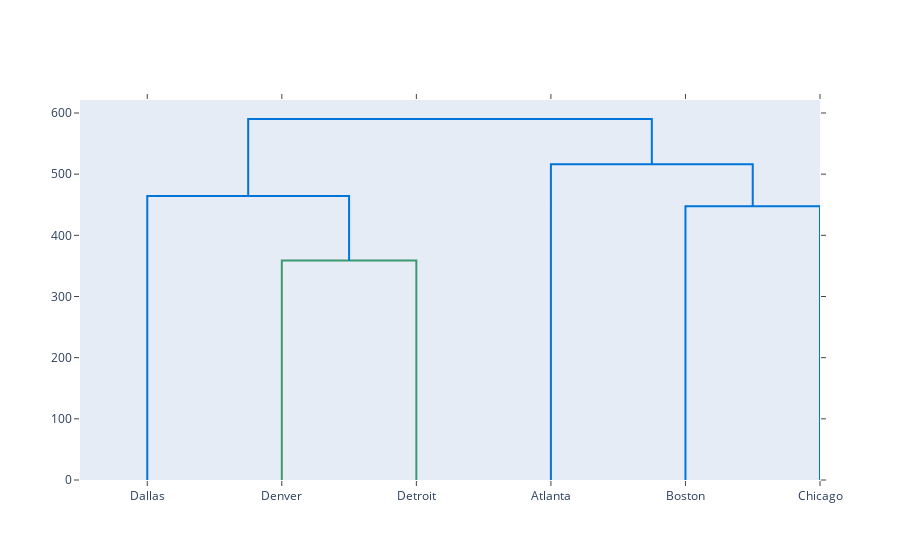

Notebook code for this chart:
### Markdown cell above
Now let's use the `create_dendrogram` function in `plotly.figure_factory`:

- with `ff` do `create_dendrogram` using
    - `dta_crime` 
    - freestyle `labels=dta_crime.index` (so our labels are cities)
    - freestyle `linkagefun=lambda x: linkage(dta_crime, 'single', metric='euclidean')` (the linkage function, which is single linkage with Euclidean distance)

### Code cell
ff.create_dendrogram(dta_crime,labels=dta_crime.index,linkagefun=lambda x: linkage(dta_crime, 'single', metric='euclidean'))

#<xml xmlns="https://developers.google.com/blockly/xml"><variables><variable id="%;`~.nPXEejOY1;C=99]">ff</variable><variable id="sv?ni6Jhn,kxOlNTt!Hg">dta_crime</variable></variables><block type="varDoMethod" id="+O_0iEpbpse+?QPja?B)" x="8" y="176"><mutation items="3"></mutation><field name="VAR" id="%;`~.nPXEejOY1;C=99]">ff</field><field name="MEMBER">create_dendrogram</field><data>ff:create_dendrogram</data><value name="ADD0"><block type="variables_get" id="{KzeCp3;G1:ZheyGIA.A"><field name="VAR" id="sv?ni6Jhn,kxOlNTt!Hg">dta_crime</field></block></value><value name="ADD1"><block type="dummyOutputCodeBlock" id="m=Jnsk{m#k?|oDDuIZau"><field name="CODE">labels=dta_crime.index</field></block></value><value name="ADD2"><block type="dummyOutputCodeBlock" id="9:Ae#!2koBrVX~m34|_l"><field name="CODE">linkagefun=lambda x: linkage(dta_crime, 'single', metric='euclidean')</field></block></value></block></xml>

### Figure 1 — Plotly figure (JSON) as saved in the notebook; plotly's stock layout.template omitted (floating-point values rounded to 4 significant figures)
{"data": [{"hoverinfo": "text", "marker": {"color": "rgb(61,153,112)"}, "mode": "lines", "type": "scatter", "x": [15.0, 15.0, 25.0, 25.0], "xaxis": "x", "y": [0.0, 358.7, 358.7, 0.0], "yaxis": "y"}, {"hoverinfo": "text", "marker": {"color": "rgb(0,116,217)"}, "mode": "lines", "type": "scatter", "x": [5.0, 5.0, 20.0, 20.0], "xaxis": "x", "y": [0.0, 464.5, 464.5, 358.7], "yaxis": "y"}, {"hoverinfo": "text", "marker": {"color": "rgb(0,116,217)"}, "mode": "lines", "type": "scatter", "x": [45.0, 45.0, 55.0, 55.0], "xaxis": "x", "y": [0.0, 447.4, 447.4, 0.0], "yaxis": "y"}, {"hoverinfo": "text", "marker": {"color": "rgb(0,116,217)"}, "mode": "lines", "type": "scatter", "x": [35.0, 35.0, 50.0, 50.0], "xaxis": "x", "y": [0.0, 516.4, 516.4, 447.4], "yaxis": "y"}, {"hoverinfo": "text", "marker": {"color": "rgb(0,116,217)"}, "mode": "lines", "type": "scatter", "x": [12.5, 12.5, 42.5, 42.5], "xaxis": "x", "y": [464.5, 590.2, 590.2, 516.4], "yaxis": "y"}], "layout": {"autosize": false, "height": null, "hovermode": "closest", "showlegend": false, "width": null, "xaxis": {"mirror": "allticks", "rangemode": "tozero", "showgrid": false, "showline": true, "showticklabels": true, "tickmode": "array", "ticks": "outside", "ticktext": ["Dallas", "Denver", "Detroit", "Atlanta", "Boston", "Chicago"], "tickvals": [5, 15, 25, 35, 45, 55], "type": "linear", "zeroline": false}, "yaxis": {"mirror": "allticks", "rangemode": "tozero", "showgrid": false, "showline": true, "showticklabels": true, "ticks": "outside", "type": "linear", "zeroline": false}}}
